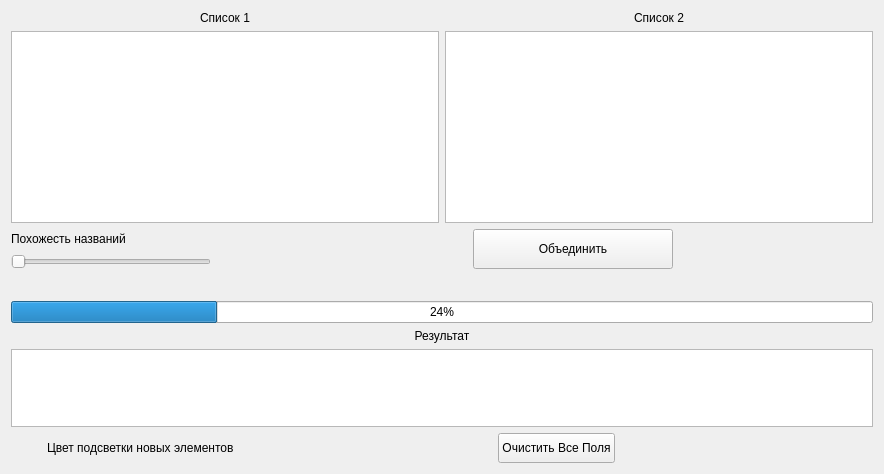
<?xml version="1.0" encoding="UTF-8"?>
<ui version="4.0">
 <class>MergeLitLists</class>
 <widget class="QWidget" name="MergeLitLists">
  <property name="geometry">
   <rect>
    <x>0</x>
    <y>0</y>
    <width>884</width>
    <height>474</height>
   </rect>
  </property>
  <property name="windowTitle">
   <string>Form</string>
  </property>
  <layout class="QGridLayout" name="gridLayout">
   <item row="0" column="0">
    <layout class="QHBoxLayout" name="horizontalLayout">
     <item>
      <layout class="QVBoxLayout" name="verticalLayout_2">
       <item>
        <widget class="QLabel" name="list1Name">
         <property name="text">
          <string>Список 1</string>
         </property>
         <property name="alignment">
          <set>Qt::AlignCenter</set>
         </property>
        </widget>
       </item>
       <item>
        <widget class="QTextEdit" name="list1Text">
         <property name="sizePolicy">
          <sizepolicy hsizetype="Expanding" vsizetype="MinimumExpanding">
           <horstretch>0</horstretch>
           <verstretch>0</verstretch>
          </sizepolicy>
         </property>
        </widget>
       </item>
      </layout>
     </item>
     <item>
      <layout class="QVBoxLayout" name="verticalLayout">
       <item>
        <widget class="QLabel" name="list2Name">
         <property name="text">
          <string>Список 2</string>
         </property>
         <property name="alignment">
          <set>Qt::AlignCenter</set>
         </property>
        </widget>
       </item>
       <item>
        <widget class="QTextEdit" name="list2Text">
         <property name="sizePolicy">
          <sizepolicy hsizetype="Expanding" vsizetype="MinimumExpanding">
           <horstretch>0</horstretch>
           <verstretch>0</verstretch>
          </sizepolicy>
         </property>
        </widget>
       </item>
      </layout>
     </item>
    </layout>
   </item>
   <item row="1" column="0">
    <layout class="QVBoxLayout" name="verticalLayout_4">
     <item>
      <layout class="QHBoxLayout" name="horizontalLayout_2">
       <item>
        <layout class="QVBoxLayout" name="verticalLayout_3">
         <item>
          <widget class="QLabel" name="label_4">
           <property name="text">
            <string>Похожесть названий</string>
           </property>
          </widget>
         </item>
         <item>
          <widget class="QSlider" name="horizontalSlider">
           <property name="orientation">
            <enum>Qt::Horizontal</enum>
           </property>
          </widget>
         </item>
        </layout>
       </item>
       <item>
        <widget class="QLabel" name="precision">
         <property name="minimumSize">
          <size>
           <width>50</width>
           <height>0</height>
          </size>
         </property>
         <property name="text">
          <string/>
         </property>
        </widget>
       </item>
       <item>
        <spacer name="horizontalSpacer_5">
         <property name="orientation">
          <enum>Qt::Horizontal</enum>
         </property>
         <property name="sizeHint" stdset="0">
          <size>
           <width>40</width>
           <height>20</height>
          </size>
         </property>
        </spacer>
       </item>
       <item>
        <widget class="QPushButton" name="pushButton">
         <property name="minimumSize">
          <size>
           <width>200</width>
           <height>40</height>
          </size>
         </property>
         <property name="maximumSize">
          <size>
           <width>200</width>
           <height>100</height>
          </size>
         </property>
         <property name="contextMenuPolicy">
          <enum>Qt::DefaultContextMenu</enum>
         </property>
         <property name="layoutDirection">
          <enum>Qt::LeftToRight</enum>
         </property>
         <property name="autoFillBackground">
          <bool>false</bool>
         </property>
         <property name="text">
          <string>Объединить</string>
         </property>
         <property name="default">
          <bool>false</bool>
         </property>
         <property name="flat">
          <bool>false</bool>
         </property>
        </widget>
       </item>
       <item>
        <spacer name="horizontalSpacer">
         <property name="orientation">
          <enum>Qt::Horizontal</enum>
         </property>
         <property name="sizeHint" stdset="0">
          <size>
           <width>40</width>
           <height>20</height>
          </size>
         </property>
        </spacer>
       </item>
      </layout>
     </item>
     <item>
      <layout class="QHBoxLayout" name="horizontalLayout_5">
       <item>
        <spacer name="horizontalSpacer_2">
         <property name="orientation">
          <enum>Qt::Horizontal</enum>
         </property>
         <property name="sizeType">
          <enum>QSizePolicy::Minimum</enum>
         </property>
         <property name="sizeHint" stdset="0">
          <size>
           <width>40</width>
           <height>20</height>
          </size>
         </property>
        </spacer>
       </item>
       <item>
        <widget class="QLabel" name="progressLabel">
         <property name="text">
          <string/>
         </property>
        </widget>
       </item>
      </layout>
     </item>
     <item>
      <widget class="QProgressBar" name="progressBar">
       <property name="value">
        <number>24</number>
       </property>
      </widget>
     </item>
     <item>
      <widget class="QLabel" name="label_3">
       <property name="layoutDirection">
        <enum>Qt::LeftToRight</enum>
       </property>
       <property name="text">
        <string>Результат</string>
       </property>
       <property name="alignment">
        <set>Qt::AlignCenter</set>
       </property>
      </widget>
     </item>
    </layout>
   </item>
   <item row="2" column="0">
    <widget class="QTextBrowser" name="resultText"/>
   </item>
   <item row="3" column="0">
    <layout class="QHBoxLayout" name="horizontalLayout_3">
     <item>
      <layout class="QHBoxLayout" name="horizontalLayout_4">
       <item>
        <widget class="QPushButton" name="pushButton_3">
         <property name="sizePolicy">
          <sizepolicy hsizetype="Fixed" vsizetype="Fixed">
           <horstretch>1</horstretch>
           <verstretch>1</verstretch>
          </sizepolicy>
         </property>
         <property name="minimumSize">
          <size>
           <width>30</width>
           <height>30</height>
          </size>
         </property>
         <property name="maximumSize">
          <size>
           <width>30</width>
           <height>30</height>
          </size>
         </property>
         <property name="autoFillBackground">
          <bool>true</bool>
         </property>
         <property name="text">
          <string/>
         </property>
         <property name="flat">
          <bool>true</bool>
         </property>
        </widget>
       </item>
       <item>
        <widget class="QLabel" name="label_5">
         <property name="text">
          <string>Цвет подсветки новых элементов</string>
         </property>
        </widget>
       </item>
      </layout>
     </item>
     <item>
      <spacer name="horizontalSpacer_3">
       <property name="orientation">
        <enum>Qt::Horizontal</enum>
       </property>
       <property name="sizeHint" stdset="0">
        <size>
         <width>40</width>
         <height>20</height>
        </size>
       </property>
      </spacer>
     </item>
     <item>
      <widget class="QPushButton" name="pushButton_2">
       <property name="maximumSize">
        <size>
         <width>200</width>
         <height>30</height>
        </size>
       </property>
       <property name="text">
        <string>Очистить Все Поля</string>
       </property>
      </widget>
     </item>
     <item>
      <spacer name="horizontalSpacer_4">
       <property name="orientation">
        <enum>Qt::Horizontal</enum>
       </property>
       <property name="sizeHint" stdset="0">
        <size>
         <width>40</width>
         <height>20</height>
        </size>
       </property>
      </spacer>
     </item>
    </layout>
   </item>
  </layout>
  <zorder></zorder>
  <zorder>resultText</zorder>
 </widget>
 <resources/>
 <connections/>
</ui>
